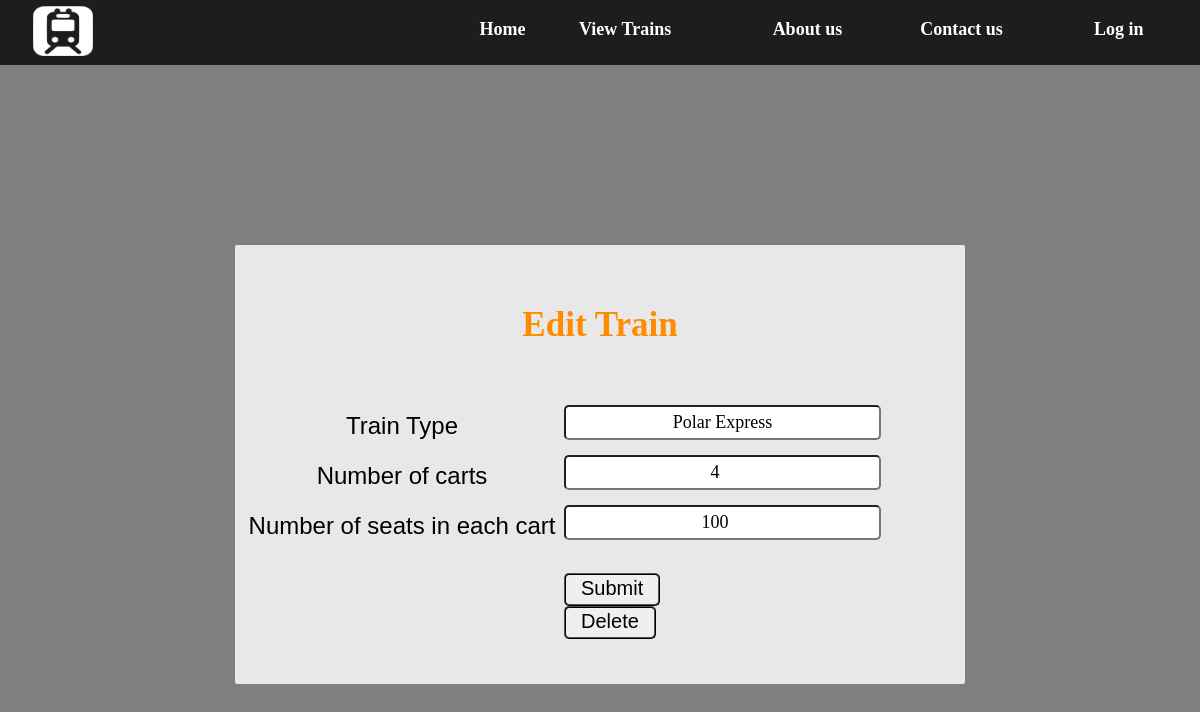
Page /editTrain.php?train=3 on the committed database.
### tables this page shows
CREATE TABLE `train` (
  `train_ID` int(11) NOT NULL,
  `cartNum` int(11) NOT NULL,
  `seatNum` int(11) NOT NULL,
  `train_type` varchar(40) NOT NULL
);

### editTrain.php (the view, shortened to what this page needs)
<?php
  include_once('includes/sqlConnection.php');
  $trainID = mysqli_real_escape_string($connect, $_GET['train']);
  $sql = "SELECT * FROM train WHERE train_ID = '$trainID'";
  $result = mysqli_query($connect, $sql);
  $row = mysqli_fetch_assoc($result);
 ?>
<html>
  <head>
    <link rel="stylesheet" href="indexStyle.css">
    <link rel="stylesheet" href="loginStyle.css">
  </head>
  <body>
    <?php include('header.php') ?>
    <div class="mainBlock">
      <h3> Edit Train </h3>
      <form method="post" action="JavaScript:validateForm()">
        <div class="grid">
           <label>Train Type</label>
           <input type='text' id='type' name='type' class='textField' <?php echo "value='$row[train_type]'"; ?>/>
           <label>Number of carts</label>
           <input type='number' id='carts' name='carts' class='textField' <?php echo "value='$row[cartNum]'"; ?>/>
           <label>Number of seats in each cart</label>
           <input type='number' id='seats' name='seats' class='textField' <?php echo "value='$row[seatNum]'"; ?>/>
        </div>
        <br/>
        <div>
          <input type="submit" value="Submit" class="submit"/>
          <button type="button" class="submit" onclick="deleteTrain()">Delete</button>
        </div>
      </form>
    </div>
  </body>
</html>

### indexStyle.css (style rules this page uses)
body { width: 100%; max-width: 100%; margin: auto; background-image: url('background.jpg'); background-size: cover; background-position: 18%; }
h1, h2, h3 { text-align: center; }
h3 { font-size: 35px; color: darkorange; margin-bottom: 20px; }
.mainBlock { width: 70%; margin: auto; background-color: #e8e8e8; border-radius: 2px; padding: 20px 10px 10px 10px; border-radius: 2px; margin-bottom: 15px; }

### loginStyle.css (style rules this page uses)
body { width: 100%; max-width: 100%; margin: auto; background: linear-gradient( rgba(0, 0, 0, 0.5), rgba(0, 0, 0, 0.5) ),url('background.jpg'); background-size: cover; background-position: center; }
.mainBlock { width: 60%; margin: auto; background-color: #e8e8e8; margin-top: 180px; margin-bottom: 50px; border-radius: 2px; padding: 25px 5px 25px 5px; }
h3 { text-align: center; font-size: 35px; }
.grid { display: grid; grid-template-columns: 45% 55%; margin-top: 60px; }
.submit { font-family: 'Acme', sans-serif; font-size: 20px; border-radius: 5px; padding: 2px 15px 4px 15px; border-style: ridge; margin-left: 45%; }
label { font-family: 'Acme', sans-serif; font-size: 24px; margin-top: 7px; text-align: center; }
.textField { width: 80%; height: 35px; border-radius: 5px; text-align: center; font-family: cursive; font-size: 18px; margin-bottom: 15px; }

### rows in the picture
train: type "Polar Express", carts "4", seats "100"
